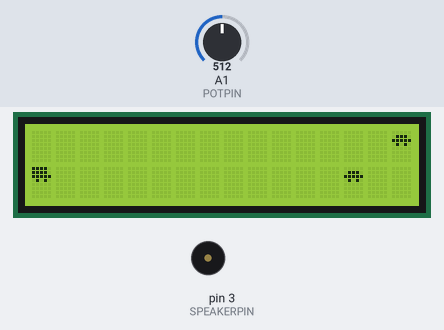
A sketch run on a simulated Arduino Uno, built with avr-gcc and run on an emulated ATmega328P. Shown: 16×2 character LCD, buzzer (waves = sounding). Inputs (shaded band) come from the test bench; at power-on: A1 (POTPIN) = 512. Random numbers use the default seed unless the sketch sets one.

Above: at 4.2 s.
4.3 s: A1 (POTPIN) set to 494
At 4.75 s:
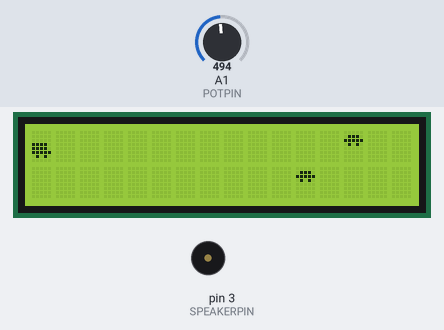
At 5.34 s:
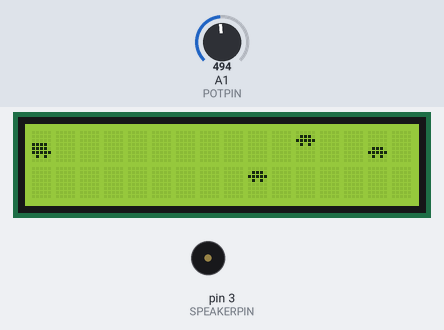
6.9 s: A1 (POTPIN) set to 716
At 8.6 s:
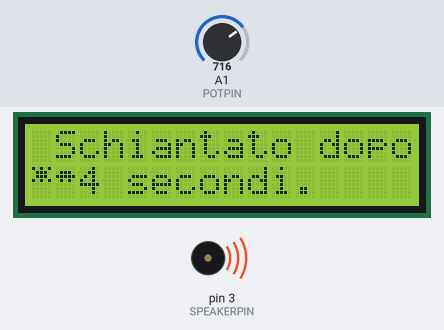
Timing chart, 0 to 10.1 s (numbered marks = the images above; inputs shaded):
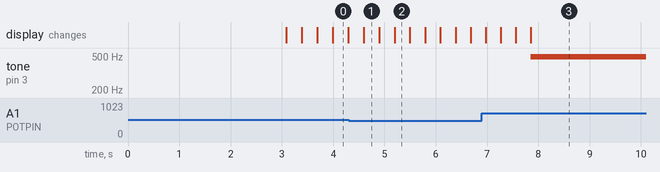

The sketch:

arduino_gioco_lcd.pde
```cpp
/* Semplice gioco di corse con un 16x2 LCD display
   Puoi usare un qualsiasi schermo compatibile all'Hitachi HD44780 LCD.
   I collegamenti vengono spiegati http://www.arduino.cc/en/Tutorial/LiquidCrystal
   C'è anche lo sterzo tramite un potenziometro collegato nell'analog input 1,
   e un piezo sul pin 3 (digit).

   Ringrazio @TheRealDod
   @GinoWT, 10 Luglio 2011   http://ginowt.blogspot.com

*/
#include <LiquidCrystal.h>
// Includiamo la libreria per gli schermi LCD

LiquidCrystal lcd(7, 8, 9, 10, 11, 12); //Questi sono i digital pin per lcd


const int POTPIN = 1;
// Ingresso analogico per il potenziometro che ha la funzione di sterzo
const int MAXPOT = 800;
// Questo è per dire che non serve girare tutto il potenziometro

const int SPEAKERPIN = 3; //Pin digitale per il piezo

const int PINNULLO = 0;//Un pin che non è collegato a nulla

const int MAXPASSO = 300; //Velocità di partenza del camion
const int MINPASSO = 100; //Velocità massima che può raggiungere

const int NPIXEL = 6;

byte pixel[NPIXEL][8] = {
    //Camion nostro sopra
  { B11110,
    B11110,
    B11111,
    B01010,
    B00000,
    B00000,
    B00000,
    B00000}
   //Camion nostro sotto
  ,{B00000,
    B00000,
    B00000,
    B11110,
    B11110,
    B11111,
    B01010,
    B00000}
   //Auto avversaria sopra
  ,{B00000,
    B01110,
    B11111,
    B01010,
    B00000,
    B00000,
    B00000,
    B00000}
   //Auto avversaria sot
  ,{B00000,
    B00000,
    B00000,
    B00000,
    B01110,
    B11111,
    B01010,
    B00000}

    //Incidente sopra
  ,{B10101,
    B01110,
    B01110,
    B10101,
    B00000,
    B00000,
    B00000,
    B00000}
  // Incidente sotto
  ,{B00000,
    B00000,
    B00000,
    B10101,
    B01110,
    B01110,
    B10101,
    B00000}

};

const int NPOSIZIONEAUTO  = 4;


const char VUOTO=32;
char camion[NPOSIZIONEAUTO][2] = {
  {1,VUOTO},{2,VUOTO},{VUOTO,1},{VUOTO,2}
};
char autoavv [NPOSIZIONEAUTO][2] = {
  {3,VUOTO},{4,VUOTO},{VUOTO,3},{VUOTO,4}
};
char incidente [NPOSIZIONEAUTO][2] = {
  {5,VUOTO},{6,VUOTO},{VUOTO,5},{VUOTO,6}
};

const int LUNGHEZZASTRADA = 15; //Lunghezza LCD senza contare il nostro camion
int strada[LUNGHEZZASTRADA];  //Posizione delle auto
char line_buff[2+LUNGHEZZASTRADA]; //Strada
int strada_index;
int cam_pos;

//Determina la probabilità di icnontrare più auto in una colonna
const int MAXRPOSTRADA = 3*NPOSIZIONEAUTO; // Significa 1/3 di probabilità
int durata_passo;

int schianto;
unsigned int schiantotempo; //Mostra il tempo di percorrenza
const int CRASHSOUNDDURATION = 250; //Durata del suono allo schianto

const char *INTRO1="Race and crash";
const char *INTRO2="Designby GinoWT";
const int DURATAINTRO = 3000; //Durata di 3 secondi per l'intro

void setup()
{
  schianto = schiantotempo = strada_index = 0;
  durata_passo = MAXPASSO;
  line_buff[1+LUNGHEZZASTRADA] = '\0';
  randomSeed(analogRead(PINNULLO));
  for (int i=0; i<NPIXEL; i++) {
    lcd.createChar(i+1,pixel[i]);
  }
  for (int i=0; i<LUNGHEZZASTRADA; i++) {
    strada[i]=-1;
  }
  pinMode(SPEAKERPIN,OUTPUT);
  analogWrite(SPEAKERPIN,0);
  lcd.begin(16,2);
  getSteeringWheel();
  drawRoad();
  lcd.setCursor(1,0);
  lcd.print(INTRO1);
  lcd.setCursor(1,1);
  lcd.print(INTRO2);
  delay(DURATAINTRO);
}

void loop() {
  unsigned long now = millis()-DURATAINTRO;
  if (!schianto) {
    getSteeringWheel();
    schianto = (cam_pos==strada[strada_index]);
  }
  if (schianto) {
    if (!schiantotempo) {
      schiantotempo=now;
      drawRoad();


      lcd.setCursor(1,0);
      lcd.print("Schiantato dopo");
      lcd.setCursor(2,1);
      lcd.print(now/1000);
      lcd.print(" secondi.");
      //Testo di game over
    }
    if ((now-schiantotempo)<CRASHSOUNDDURATION) {
      analogWrite(SPEAKERPIN,random(255)); //Suono
    }
    else {
      analogWrite(SPEAKERPIN,0);
    }
    delay(100);
  }
  else {

    int posizione_precedente = strada[(strada_index-1)%LUNGHEZZASTRADA];
    int posizione_adesso = random(MAXRPOSTRADA);
    while (abs(posizione_adesso-posizione_precedente)<2) {
      posizione_adesso = random(MAXRPOSTRADA);
    }
    strada[strada_index] = posizione_adesso;
    strada_index = (strada_index+1)%LUNGHEZZASTRADA;
    drawRoad();
    delay(durata_passo);
    if (durata_passo>MINPASSO) {
      durata_passo--; //Aumento velocità
    }
  }
}
void getSteeringWheel() {
  cam_pos = map(analogRead(POTPIN),0,1024,0,NPOSIZIONEAUTO);
}

void drawRoad() {
  for (int i=0; i<2; i++) {
    if (schianto) {
      line_buff[0]=incidente[cam_pos][i];
    }
    else {
      line_buff[0]=camion[cam_pos][i];
    }
    for (int j=0; j<LUNGHEZZASTRADA; j++) {
      int pos = strada[(j+strada_index)%LUNGHEZZASTRADA];
      line_buff[j+1] = pos>=0 && pos<NPOSIZIONEAUTO ? autoavv[pos][i] : VUOTO;
    }
    lcd.setCursor(0,i);
    lcd.print(line_buff);
  }
}
```

Measured:
- the behaviour switches between 512 and 511 on A1 (POTPIN) (found by bisection; images 0 and 1)
